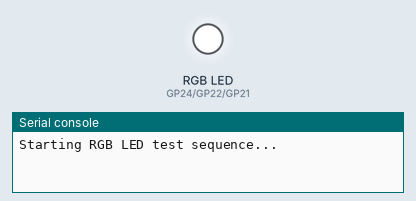
Bench run of a program on a simulated Raspberry Pi Pico running MicroPython. Parts: an RGB LED mixed from three pins (HIGH = lit), the last lines printed to the serial console. At 16.0 s the program stops and its outputs stay as they are.

Above: at 0.1 s.
At 2.1 s:
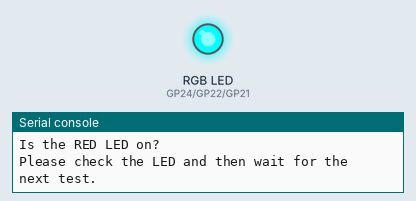
At 7.1 s:
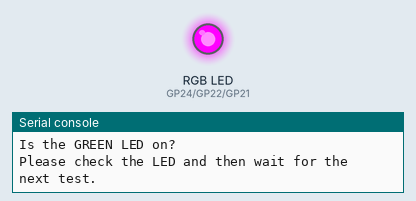
At 12.1 s:
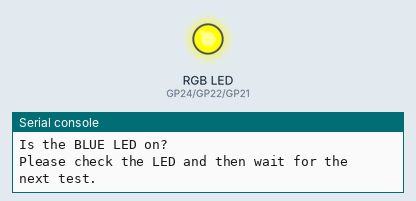
Timing chart, 0 to 16.5 s (numbered marks = the images above):
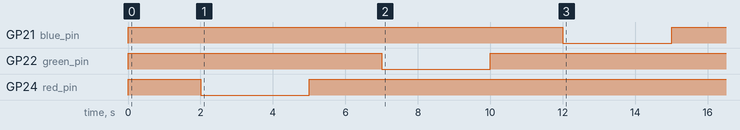

Measured:
- by itself, GP21 (blue_pin): LOW → HIGH at 0.00 s, → LOW 12.0 s later, → HIGH 3.0 s later
- by itself, GP22 (green_pin): LOW → HIGH at 0.00 s, → LOW 7.0 s later, → HIGH 3.0 s later
- by itself, GP24 (red_pin): LOW → HIGH at 0.00 s, → LOW 2.0 s later, → HIGH 3.0 s later

The program:

picoAnodergbTest.py
```python
import time
from machine import Pin

# Pin definitions for the RGB LED
# The RGB pins are connected to GPIOs 24 (R), 22 (G), and 21 (B)
red_pin = Pin(24, Pin.OUT)
green_pin = Pin(22, Pin.OUT)
blue_pin = Pin(21, Pin.OUT)

# A function to turn all pins off
def all_off():
    # Since this is a common anode, we set all pins to HIGH to turn them off
    red_pin.on()
    green_pin.on()
    blue_pin.on()

# Test function for a single color
def test_pin(pin_object, color_name):
    print(f"--- Testing {color_name} LED pin... ---")
    all_off() # Ensure all LEDs are off before testing
    time.sleep(1)

    # Turn on the specific pin by setting it to LOW
    pin_object.off()

    print(f"Is the {color_name} LED on?")
    print("Please check the LED and then wait for the next test.")
    time.sleep(3) # Wait for 3 seconds for the user to observe

    # Turn off the pin by setting it back to HIGH
    pin_object.on()
    time.sleep(1)
    print(f"--- {color_name} test complete. ---")

# Main test sequence
try:
    print("Starting RGB LED test sequence...")
    # Initialize all pins to the "off" state for common anode
    all_off()
    time.sleep(1)

    test_pin(red_pin, "RED")
    test_pin(green_pin, "GREEN")
    test_pin(blue_pin, "BLUE")

    print("\n--- Test sequence complete. ---")
    print("If you saw the LED cycle through Red, Green, and Blue, all pins are working.")

except Exception as e:
    print(f"An error occurred: {e}")
    all_off()
```
